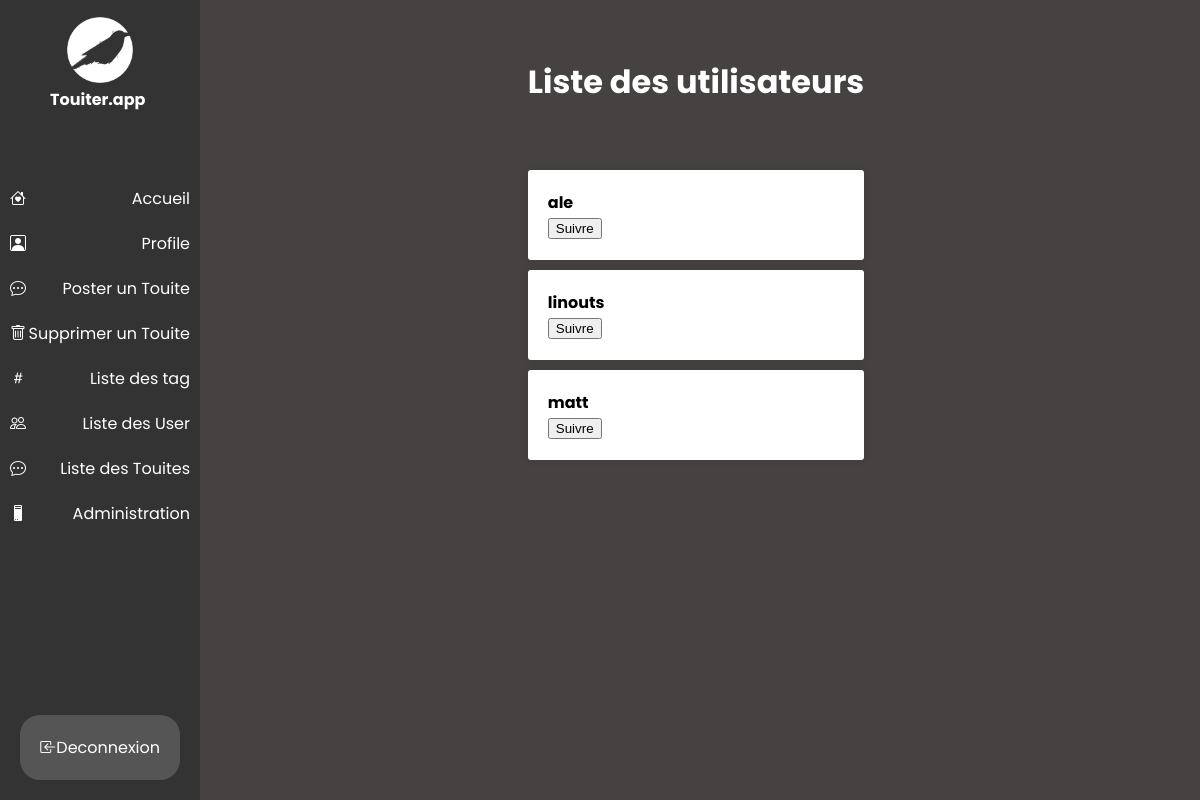
Page /index.php?action=followUser (signed in) on the committed database.
### tables this page shows
CREATE TABLE `users` (
  `idUser` varchar(32) NOT NULL,
  `email` varchar(64) NOT NULL,
  `passwd` varchar(512) NOT NULL,
  `nbFollower` int(11) DEFAULT 0,
  `nom` varchar(64) NOT NULL,
  `prenom` varchar(64) NOT NULL,
  `role` varchar(10) DEFAULT '0'
);

### src/Action/FollowUserAction.php (the view, shortened to what this page needs)
<?php
class FollowUserAction {
    public function execute(): string {
        if ($_SERVER['REQUEST_METHOD'] === 'POST') {
            $idUser = $_POST['idUser'];
            if (!isset($_COOKIE['user_id'])) {
                return "Veuillez vous connecter pour suivre un utilisateur.";
            }
            $followerId = $_COOKIE['user_id'];
            try {
                $pdo = connexionFactory::makeConnection();
                $stmt = $pdo->prepare("INSERT INTO user_followers (idUser, followerId) VALUES (:idUser, :followerId)");
                $stmt->bindParam(':idUser', $idUser);
                $stmt->bindParam(':followerId', $followerId);
                $stmt->execute();
                return "Vous suivez maintenant cet utilisateur !";
            } catch (PDOException $e) {
                return "Erreur lors de l'abonnement à l'utilisateur: " . $e->getMessage();
            }
        } else {
            try {
                $pdo = connexionFactory::makeConnection();
                $stmt = $pdo->prepare("SELECT * FROM users
                                        WHERE idUser not in (SELECT idUser FROM user_followers
                                                              WHERE followerId = :followerId)");
                $stmt->bindParam(':followerId',$_COOKIE['user_id']);
                $stmt->execute();
                $users = $stmt->fetchAll(PDO::FETCH_ASSOC);
                $html = '<h1>Liste des utilisateurs</h1><ul>';
                foreach ($users as $user) {
                    $html .= '<li class="listes">';
                    $html .= '<strong>' . htmlspecialchars($user['idUser']) . '</strong>';
                    $html .= '<form class="follow-form" action="index.php?action=followUser" method="post">';
                    $html .= '<input type="hidden" name="idUser" value="' . $user['idUser'] . '">';
                    $html .= '<button type="submit">Suivre</button>';
                    $html .= '</form>';
                    $html .= '</li>';
                }
                $html .= '</ul>';
                $html .= '<script src="https://ajax.googleapis.com/ajax/libs/jquery/3.5.1/jquery.min.js"></script>';
                $html .= '<script>';
                $html .= '$(document).ready(function() {';
                $html .= '    $(".follow-form").on("submit", function(e) {';
                $html .= '        e.preventDefault();';
                $html .= '';
                $html .= '        $.ajax({';
                $html .= '            type: "post",';
                $html .= '            url: $(this).attr("action"),';
                $html .= '            data: $(this).serialize(),';
                $html .= '            success: function(response) {';
                $html .= '                alert(response);';
                $html .= '                location.reload();';
                $html .= '            },';
                $html .= '            error: function(err) {';
                $html .= '                console.log(err);';
                $html .= '            }';
                $html .= '        });';
                $html .= '    });';
                $html .= '});';
                $html .= '</script>';
                return $html;
            } catch (PDOException $e) {
                return "Erreur lors de la récupération des utilisateurs: " . $e->getMessage();
            }
        }
    }
}
?>
<link rel="stylesheet" href="css/sections.css">

### css/style.css (style rules this page uses)
body { margin-left: 200px; padding: 0; font-family: 'Poppins', sans-serif; background-color: #474242; display: flex; flex-direction : column; align-items: center; justify-content: center; }
h1 { text-align: center; color: white; }
ul { list-style: none; padding: 0; align-items: center; margin-top: 4em; }

### css/sections.css (style rules this page uses)
body { margin-left: 200px; padding: 0; font-family: 'Poppins', sans-serif; background-color: #474242; display: flex; flex-direction : column; align-items: center; justify-content: center; }
h1 { margin-top: 5px; colortext-align: center; margin-top: 50px;: white; text-align: center; position: relative; }
ul { list-style: none; padding: 0; }
.listes { background-color: #fff; margin-bottom: 10px; padding: 20px; border-radius: 3px; box-shadow: 0 0 10px rgba(0, 0, 0, 0.1); }

### rows in the picture
users: idUser "ale"
users: idUser "linouts"
users: idUser "matt"
